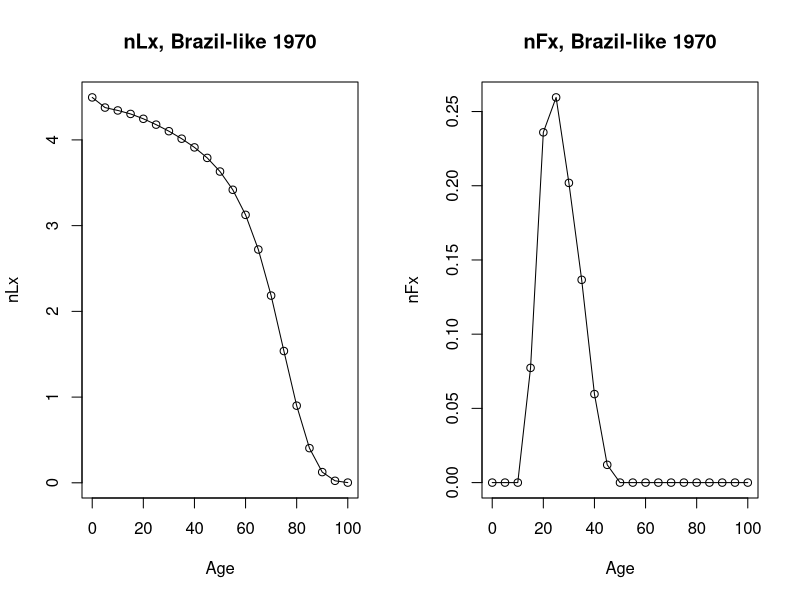
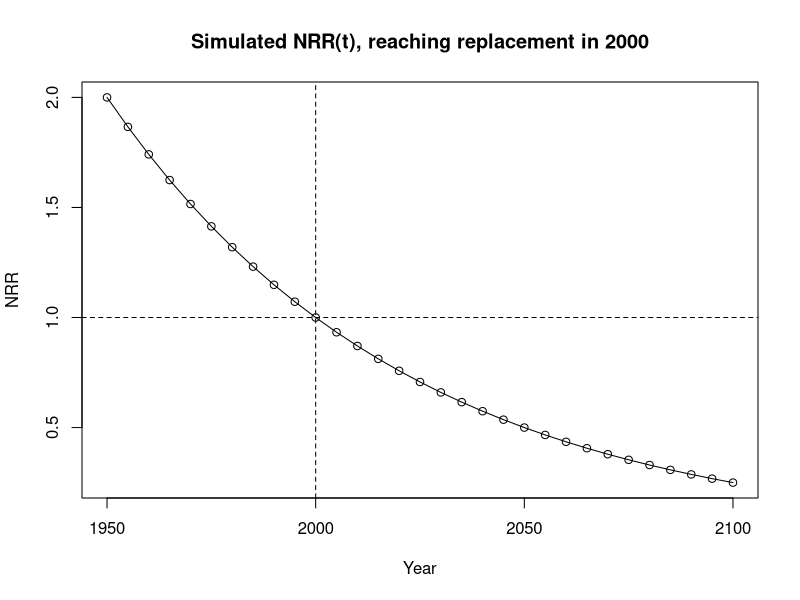
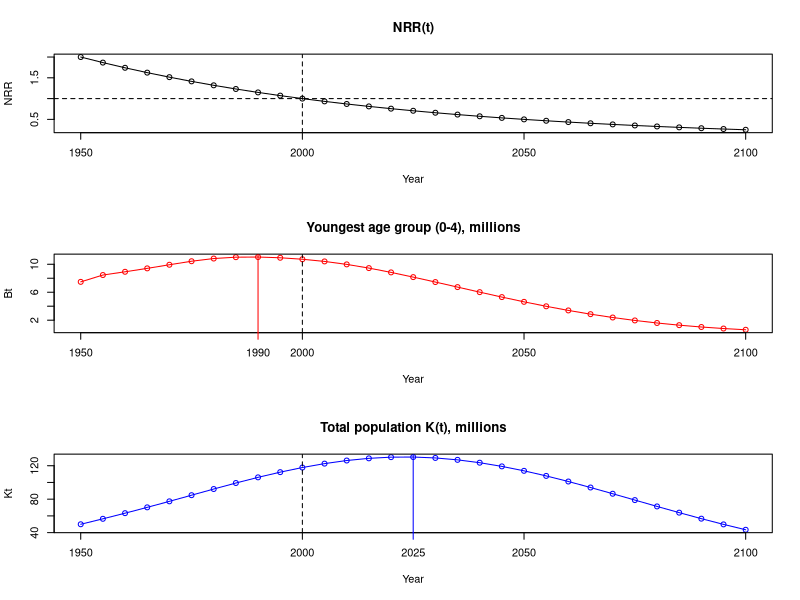

These charts were generated, in order, by the following R code:
## ============================================================================
##  Population Decline in a Brazil-like Country
## ----------------------------------------------------------------------------
##  Berkeley Formal Demography Workshop, 2026
##  Pre-workshop exercise
##  Author: Joshua R. Goldstein
## ============================================================================
##
##  Motivation
##  ----------
##  We simulate population decline in a Brazil-like country.  Mortality is
##  held fixed at 1970 levels; fertility declines continuously, reaching
##  replacement (NRR = 1) around the year 2000.
##
##  Two things to watch:
##    (1) The birth stream, or B(t)    -- when do births peak?
##    (2) Total population, or K(t)    -- when does the population peak?
##
##  What you'll learn
##  -----------------
##    - How to implement a time-varying projection by updating the
##      Leslie matrix at each step.
##    - Some stylized facts about populations on the way to decline.
##    - Motivation for learning how to do useful mathematical analysis of
##      peak pop
##
##  Reference Material:
##    "The Formal Demography of Peak Population" by Goldstein and Cassidy (2024).
##    - Google Drive link to reading: http://bit.ly/4uQnTfe
##
##  Two surprises to look out for
##  -----------------------------
##    - Births start to decline *before* fertility reaches replacement.
##    - Population starts to decline *after* fertility reaches replacement.
## ============================================================================

library(data.table)

fraction_female <- 0.4886    # Wachter standard fraction female at birth 
n    <- 5         # width of age interval (years)


## ============================================================================
##  1. Read 1970 demographic rates
## ============================================================================

brazil.dt <- fread("resources/brazil_like_country_data.csv")
x   <- brazil.dt$x      # age at start of interval
nLx <- brazil.dt$nLx    # life-table person-years (gets us portion surviving to each age interval)
nFx <- brazil.dt$nFx    # age-specific fertility rates

m <- length(x)          # number of age groups

par(mfrow = c(1, 2))
plot(x, nLx, type = 'o', main = "nLx, Brazil-like 1970",
     xlab = "Age", ylab = "nLx")
plot(x, nFx, type = 'o', main = "nFx, Brazil-like 1970",
     xlab = "Age", ylab = "nFx")

## ----------------------------------------------------------------------------
##  Q1.  What is the upper age interval?
##  Q2.  How wide are the age intervals?
##  Q3.  How many age groups are there?
## ----------------------------------------------------------------------------


## ============================================================================
##  2. Summary measures of the 1970 schedules
## ============================================================================

##  Q4.  What is e0 in 1970?
e0 <- sum(nLx)

##  Q5.  What is TFR in 1970?
tfr <- n * sum(nFx)

##  Q6.  What is NRR in 1970?  (And what does the 0.4886 stand for?)
nrr_1970 <- sum(nFx * nLx * fraction_female)


## ============================================================================
##  3. A fertility trajectory: exponential decline to replacement
## ============================================================================
##
##  We anchor the trajectory at two points,
##      NRR(1950) = 2     # rough pre-transition level
##      NRR(2000) = 1     # replacement reached around 2000
##  and let NRR decline exponentially in between (and continue past 2000).

nrr_1950 <- 2
nrr_2000 <- 1
k        <- log(nrr_2000 / nrr_1950) / 50    # exponential rate of decline

## Rescale 1970 fertility so that, at the rescaled levels, NRR = 1.
nFx_2000 <- nFx / nrr_1970

## sanity check: should be 1 if we recalculate the NRR at t=2000 manually
sum(nFx_2000 * nLx * fraction_female)

## NRR trajectory on a 5-year grid
t     <- seq(1950, 2100, by = n)
nrr_t <- nrr_2000 * exp(k * (t - 2000))

par(mfrow = c(1, 1))
plot(t, nrr_t, type = 'o',
     main = "Simulated NRR(t), reaching replacement in 2000",
     xlab = "Year", ylab = "NRR")
abline(v = 2000, lty = 2)
abline(h = 1.0,  lty = 2)


## ============================================================================
##  4. Replacement-level Leslie matrix A0
## ============================================================================
##
##  Standard discrete Leslie construction:
##    - Sub-diagonal:  nLx(x+n) / nLx(x)   (survival from one age interval to the next)
##    - First row:     period-averaged birth rate, weighted by female share

nFx   <- nFx_2000                      # use the rescaled (NRR=1) schedule
nFxpn <- c(nFx[-1], 0)
nLxpn <- c(nLx[-1], 0)

firstrow <- (nLx[1] / 2) * (nFx + nFxpn * nLxpn / nLx) * fraction_female
subdi    <- (nLxpn / nLx)[-m]

A0 <- matrix(0, m, m)
A0[1, ] <- firstrow
for (i in 1:(m - 1)) { 
    A0[i + 1, i] <- subdi[i] ## loop thru subdiagonal
}

## sanity check: leading eigenvalue should be 1
Re(eigen(A0)$values[1])


## ============================================================================
##  5. Starting population: stable at 1950 fertility (and 1970 life table)
## ============================================================================

brazil_pop_1950 <- 50    # million

A_1950      <- A0
A_1950[1, ] <- A0[1, ] * nrr_1950

K_1950_stable <- Re(eigen(A_1950)$vectors[, 1])                          # unnormalized stable pop
K_1950_stable_proportions <- (K_1950_stable / sum(K_1950_stable))        # normalize
K_1950_stable_counts <- K_1950_stable_proportions * brazil_pop_1950      # scale to correct size

## sanity check: should be 50 (million)
sum(K_1950_stable_counts)


## ============================================================================
##  6. Time-varying projection
## ============================================================================
##
##  At each step we rebuild the Leslie matrix by scaling the first row of
##  A0 by NRR(t) -- equivalent to scaling all age-specific fertility rates
##  uniformly.

n_steps    <- length(t) - 1
K.mat      <- matrix(NA, m, n_steps + 1)
K.mat[, 1] <- K_1950_stable_counts               # same initial population
lambda.vec <- numeric(n_steps)

for (i in 1:n_steps) {
    At             <- A0
    At[1, ]        <- A0[1, ] * nrr_t[i]         # update first row of leslie matrix with exponential decline from earlier
    lambda.vec[i]  <- Re(eigen(At)$values[1])
    K.mat[, i + 1] <- At %*% K.mat[, i]
}


## ============================================================================
##  7. Visualize: when do births peak?  When does population peak?
## ============================================================================

Kt <- colSums(K.mat)     # total pop
Bt <- K.mat[1, ]         # youngest age group, proxy for births

tB <- t[which.max(Bt)]   # year of peak births
tN <- t[which.max(Kt)]   # year of peak population

par(mfrow = c(3, 1))

plot(t, nrr_t, type = 'o',
     main = "NRR(t)",
     xlab = "Year", ylab = "NRR")
abline(v = 2000, lty = 2)
abline(h = 1, lty = 2)

plot(t, Bt, type = 'o', col = 'red',
     main = "Youngest age group (0-4), millions",
     xlab = "Year", ylab = "Bt")
abline(v = 2000, lty = 2)
abline(v = tB, col = 'red')
axis(1, at = tB, col = 'red')

plot(t, Kt, type = 'o', col = 'blue',
     main = "Total population K(t), millions",
     xlab = "Year", ylab = "Kt")
abline(v = 2000, lty = 2)
abline(v = tN, col = 'blue')
axis(1, at = tN, col = 'blue')


## ============================================================================
##  Discussion questions
## ============================================================================

## ----------------------------------------------------------------------------
##  Q7.  (Review) When does NRR = 1?
## ----------------------------------------------------------------------------

## ----------------------------------------------------------------------------
##  Q8.  When does population peak?  Before or after NRR = 1?
##       Sketch your intuition in a sentence or two.
##       (Wrong answers fine :)
## ----------------------------------------------------------------------------

## ----------------------------------------------------------------------------
##  Q9.  When do births peak?  Again, sketch your intuition.
## ----------------------------------------------------------------------------

## ----------------------------------------------------------------------------
##  Q10. What is the mean age of the stationary population, and what
##       might it have to do with the timing of the birth peak and pop peak?
## ----------------------------------------------------------------------------

## mean age of stationary population
sum((x + n / 2) * nLx) / sum(nLx)
## [1] 36.46233

## ----------------------------------------------------------------------------
##  Q11. What if we had a country with faster or slower rate of NRR decline? Would
##  births still peak about the same time before t0 and pop peak about the same time
##  after? Or ...?
## ----------------------------------------------------------------------------


## ----------------------------------------------------------------------------
##  Q12. What might be unrealistic about this simulation?
## ----------------------------------------------------------------------------

## Hint: Compare your results with Figure 2 of Goldstein and Cassidy paper. 
